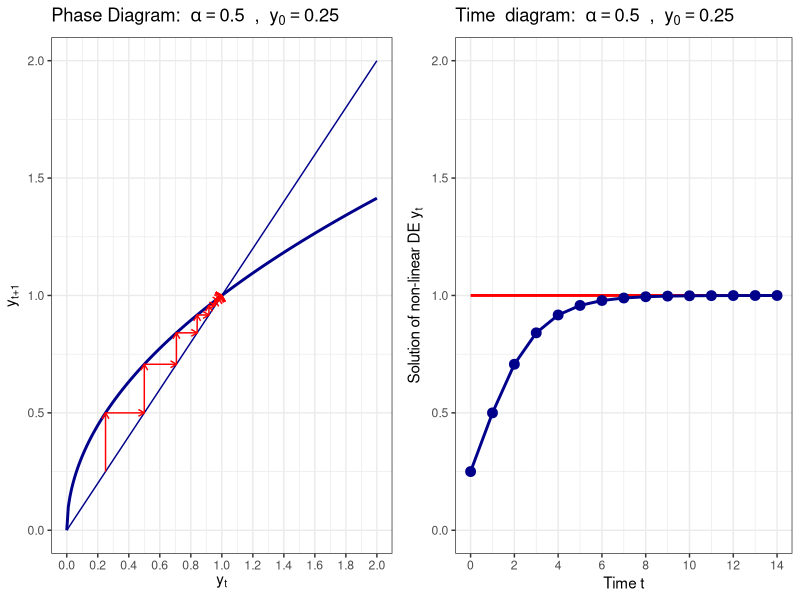
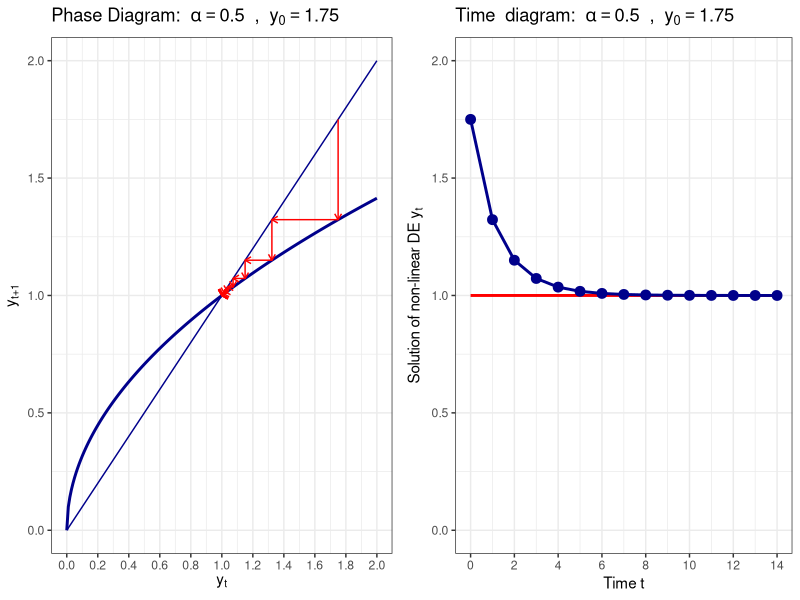
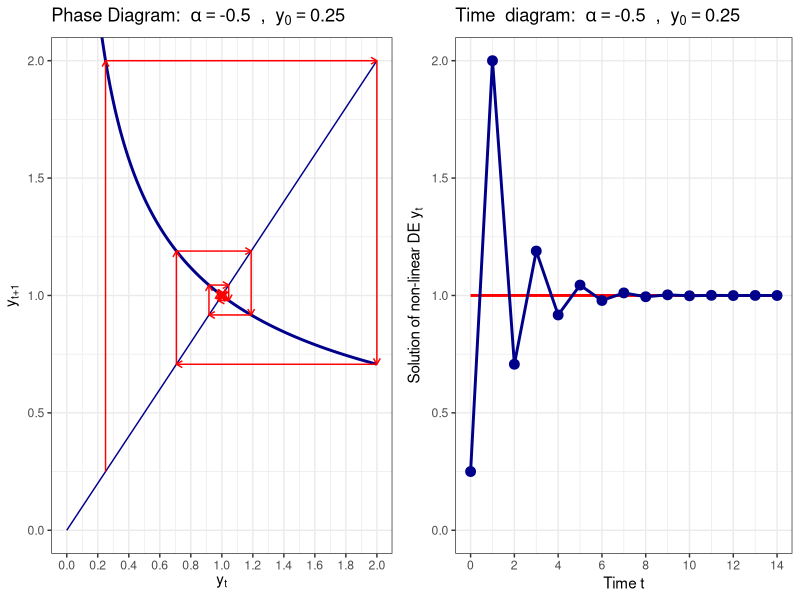
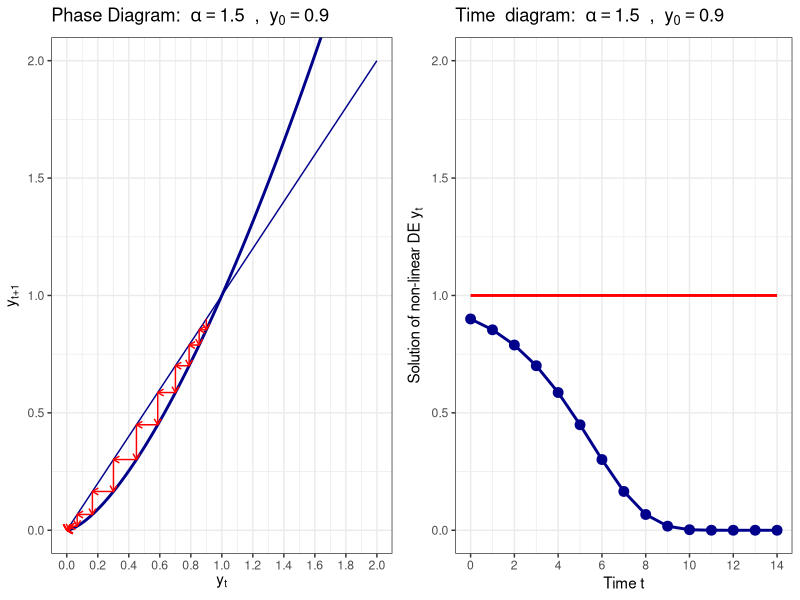
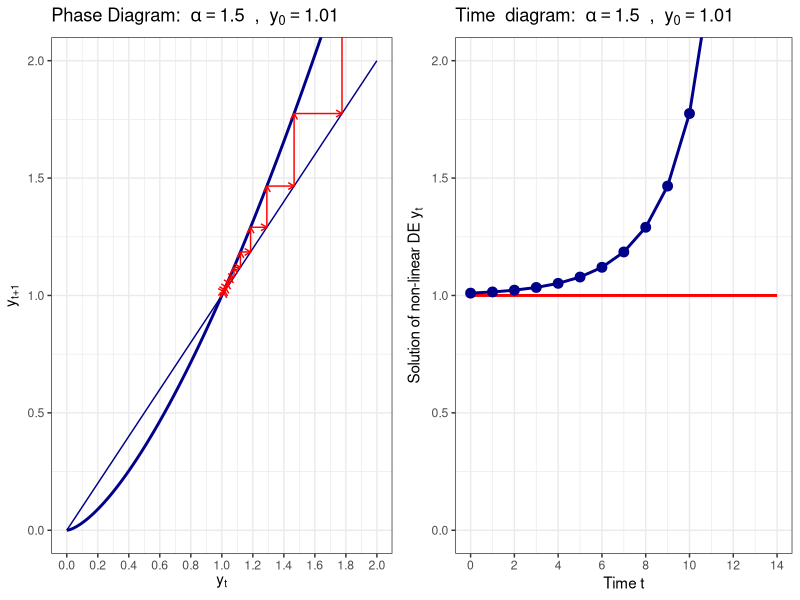
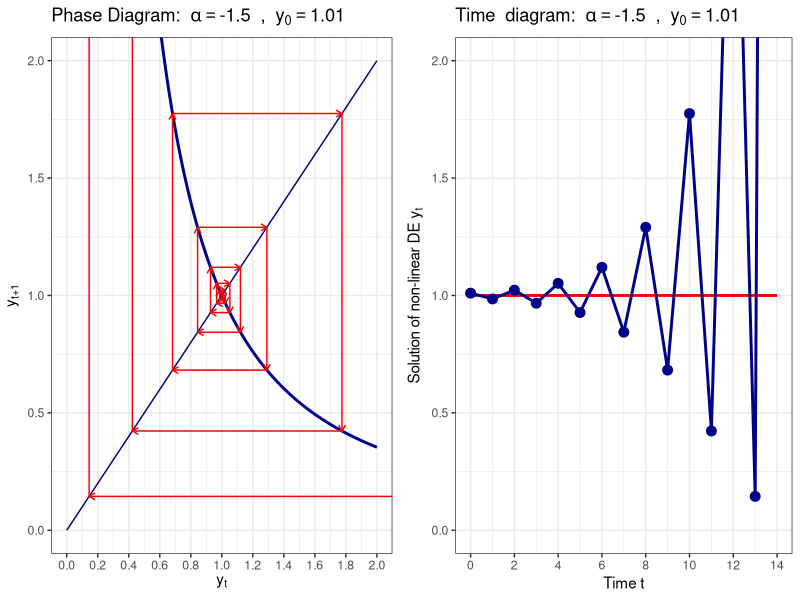

R code for these plots, in order:
#######################################
### Non-Linear Difference Equations
#######################################

# Clear the workspace and load libraries
rm(list = ls())
library(reshape2)
library(base)
library(ggplot2)
library(grid)
library(stringr)
library(tidyverse)
library(gridExtra) 


########### 
# Iterates forward the non-difference equation with f(y) = y^alpha
#     y_0   : starting value
#     alpha : curvature parameter
#     T     : for how many periods to iterate
########### 
diff_eq <- function(y_0, alpha, T) {
  y <- y_0
  if(T > 0) {
    for (t in 2:(T+1)) {
      y[t] = y[t-1]^alpha
    }
  }
  return(y)
} 


########### 
# Generates a phase diagram with some starting value for T periods
#     y_0   : starting value
#     alpha : parameter of the difference equation
#     T     : for how many periods to iterate
###########
plot_phase <- function(y_0, alpha, T) {
  
  # simulate equation forward
  y <- diff_eq(y_0, alpha, T)
  
  # First plot the function itself
  dat <- data.frame(
    x = seq(0.0, 2, by=0.01),
    f = seq(0.0, 2, by=0.01)^alpha
  )
  
  myplot <- ggplot(data=dat) + 
    geom_line(aes(x=x, y=f), color="darkblue", linewidth=1) +
    geom_line(aes(x=x, y=x), color="darkblue", linewidth=0.5) +
    coord_cartesian(xlim=c(0, 2), ylim=c(0, 2)) + 
    scale_x_continuous(breaks=seq(0, 2, 0.2)) +
    labs(x = expression('y'['t']),
         y = expression('y'['t+1']),
         title= bquote("Phase Diagram: " ~ alpha == .(alpha) ~ " , " ~ y[0] == .(y_0))) +
    theme_bw()
  
  # add single steps to the phase diagram
  if(T >= 1) {
    for (t in 1:T) {
      
      # add the vertical line
      dat <- data.frame(d1 = c(y[t], y[t]),
                        d2 = c(y[t], y[t+1]))
      myplot <- myplot + geom_path(data=dat, aes(x=d1, y=d2), color = "red", linewidth=0.5, arrow = arrow(length = unit(0.02, "npc")))
      
      # add the horizontal line
      dat <- data.frame(d1 = c(y[t], y[t+1]),
                        d2 = c(y[t+1], y[t+1]))
      myplot <- myplot + geom_path(data=dat, aes(x=d1, y=d2), color = "red", linewidth=0.5, arrow = arrow(length = unit(0.02, "npc")))
    }
  }
  
  # print the plot
  return(myplot)
}


########### 
# Plots a forward simulated difference equation
#     y_0   : starting value
#     alpha : parameter of the difference equation
#     T     : for how many periods to iterate
########### 
plot_diff <- function(y_0, alpha, T) {
  
  # simulate equation forward
  y <- diff_eq(y_0, alpha, T)
  
  # generate plotting data
  dat <- data.frame(
    time = seq(0, T, 1),
    DE = y,
    stst = array(1, c(T+1))
  )
  
  aval <- sprintf("%5.2f", alpha)
  yval <- sprintf("%5.2f", y_0)
  
  # now generate the plot
  myplot <- ggplot(data=dat) + 
    geom_line(aes(x=time, y=stst), color="red", linewidth=1) +
    geom_line(aes(x=time, y=DE), color="darkblue", linewidth=1) +
    geom_point(aes(x=time, y=DE), color="darkblue", size=3, show.legend = FALSE) +
    coord_cartesian(xlim=c(0, T), ylim=c(0,2)) + 
    scale_x_continuous(breaks=seq(0, T, 2)) +
    labs(x = "Time t",
         y = expression(paste("Solution of non-linear DE ", y[t])),
         title= bquote("Time  diagram: " ~ alpha == .(alpha) ~ " , " ~ y[0] == .(y_0))) +
    theme_bw()
  
  # print the plot
  return(myplot)
}


########### 
# Plot Phase and Time Diagram into one graph
#     y_0   : starting value
#     alpha : parameter of the difference equation
#     T     : for how many periods to iterate
###########
plot_both <- function(y_0, alpha, T) {
  
  #  phase diagram
  phase_diagram <- plot_phase(y_0, alpha, T)
  
  # time diagram
  time_diagram <- plot_diff(y_0, alpha, T)
  
  # plot one next to the other
  grid.arrange(phase_diagram, time_diagram, ncol=2)
}



########### 
# Generate different plots
########### 

T = 14;

# Monotone convergence from left
plot_both(0.25, 0.5, T)

# Monotone convergence from right
plot_both(1.75, 0.5, T)

# Alternating convergence
plot_both(0.25, -0.5, T)

# Monotone convergence to other steady state
plot_both(0.9, 1.5, T)

# Monotone divergence
plot_both(1.01, 1.5, T)

# Alternating divergence
plot_both(1.01, -1.5, T)
